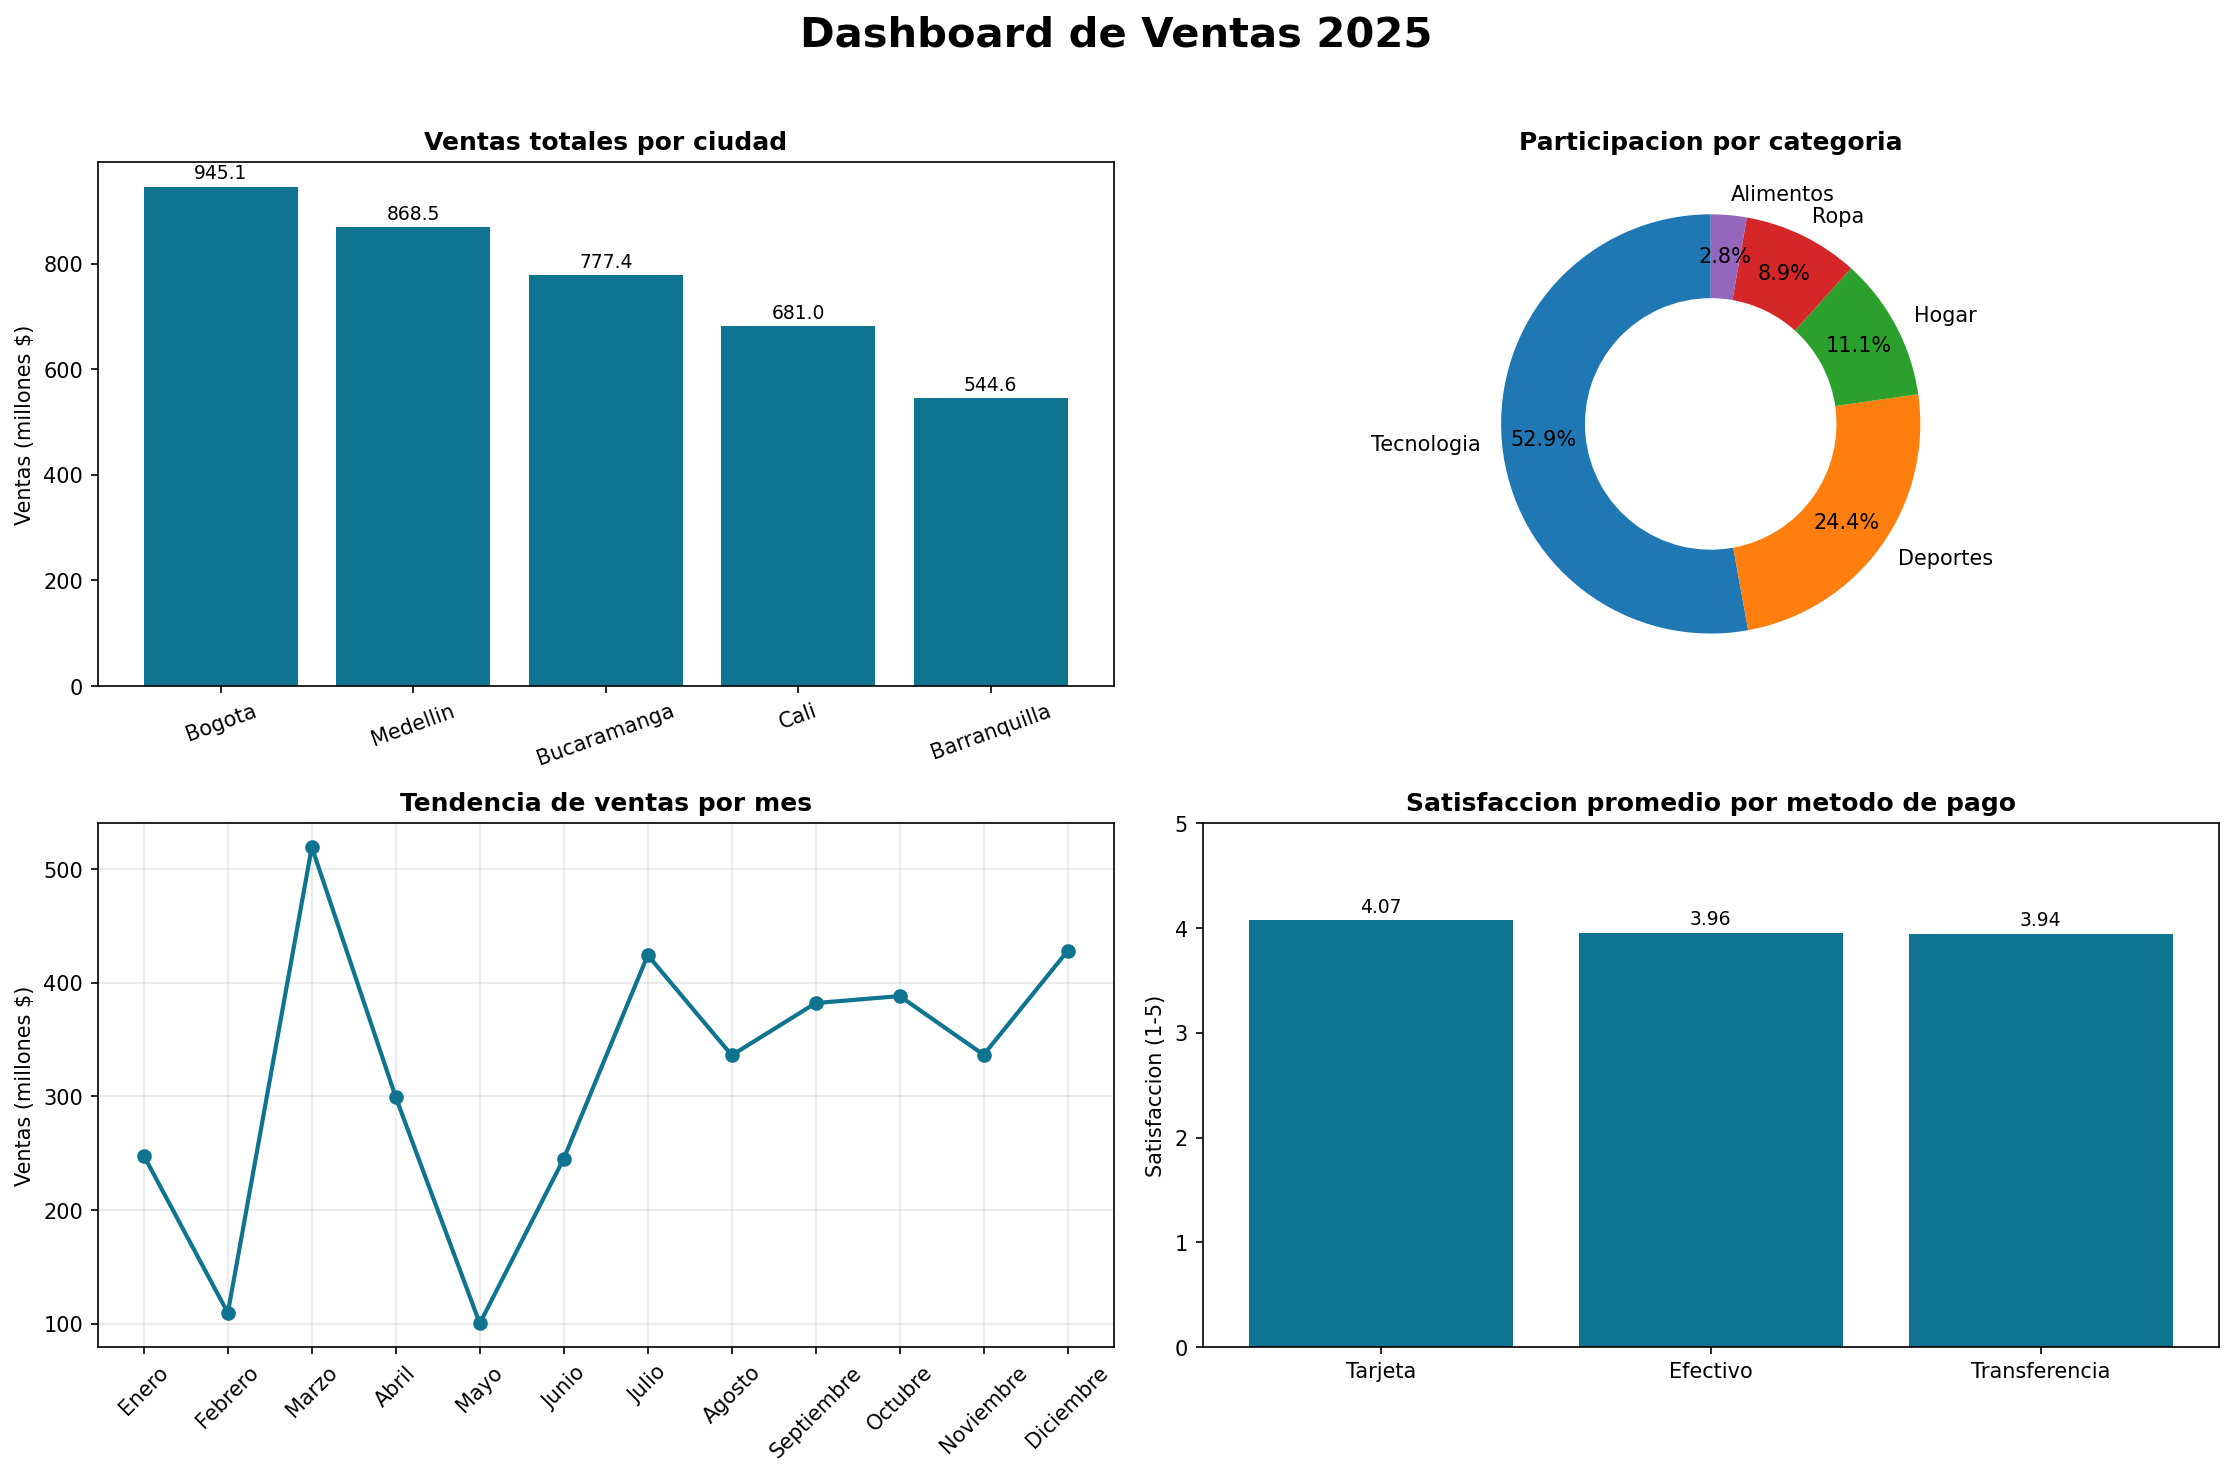

Write the Python code that produced this figure.
# -*- coding: utf-8 -*-
"""Dashboard de ventas a partir de datos_ventas_limpio.xlsx -> dashboard_ventas.png"""
import matplotlib
matplotlib.use("Agg")
import matplotlib.pyplot as plt
import pandas as pd

datos = pd.read_excel("datos_ventas_limpio.xlsx")

# Normalizar metodo_pago (Efectivo / Tarjeta / Transferencia; "Transf." -> Transferencia)
mapa_pago = {"transf.": "Transferencia", "transf": "Transferencia"}
datos["metodo_pago"] = (
    datos["metodo_pago"].str.strip().str.lower()
    .map(lambda x: mapa_pago.get(x, x)).str.title()
)

# Orden cronologico de los meses
orden_meses = ["Enero", "Febrero", "Marzo", "Abril", "Mayo", "Junio",
               "Julio", "Agosto", "Septiembre", "Octubre", "Noviembre", "Diciembre"]

# --- Figura con 4 paneles ---
fig, axes = plt.subplots(2, 2, figsize=(15, 10))
fig.suptitle("Dashboard de Ventas 2025", fontsize=20, fontweight="bold")
COLOR = "#0e7490"

# (1) Ventas totales por ciudad - barras
ventas_ciudad = datos.groupby("ciudad")["total_venta"].sum().sort_values(ascending=False)
ax = axes[0, 0]
barras = ax.bar(ventas_ciudad.index, ventas_ciudad.values / 1e6, color=COLOR)
ax.set_title("Ventas totales por ciudad", fontweight="bold")
ax.set_ylabel("Ventas (millones $)")
ax.bar_label(barras, fmt="%.1f", padding=2, fontsize=9)
ax.tick_params(axis="x", rotation=20)

# (2) Participacion por categoria - dona
part_categoria = datos.groupby("categoria")["total_venta"].sum().sort_values(ascending=False)
ax = axes[0, 1]
ax.pie(part_categoria.values, labels=part_categoria.index, autopct="%1.1f%%",
       startangle=90, pctdistance=0.8, wedgeprops=dict(width=0.4))
ax.set_title("Participacion por categoria", fontweight="bold")

# (3) Tendencia de total_venta por mes - linea
ventas_mes = datos.groupby("mes")["total_venta"].sum().reindex(orden_meses)
ax = axes[1, 0]
ax.plot(ventas_mes.index, ventas_mes.values / 1e6, marker="o", color=COLOR, linewidth=2)
ax.set_title("Tendencia de ventas por mes", fontweight="bold")
ax.set_ylabel("Ventas (millones $)")
ax.tick_params(axis="x", rotation=45)
ax.grid(True, alpha=0.3)

# (4) Satisfaccion promedio por metodo_pago - barras
sat_pago = datos.groupby("metodo_pago")["satisfaccion"].mean().sort_values(ascending=False)
ax = axes[1, 1]
barras = ax.bar(sat_pago.index, sat_pago.values, color=COLOR)
ax.set_title("Satisfaccion promedio por metodo de pago", fontweight="bold")
ax.set_ylabel("Satisfaccion (1-5)")
ax.set_ylim(0, 5)
ax.bar_label(barras, fmt="%.2f", padding=2, fontsize=9)

plt.tight_layout(rect=[0, 0, 1, 0.96])
plt.savefig("dashboard_ventas.png", dpi=150, bbox_inches="tight")
print("Guardado dashboard_ventas.png")
